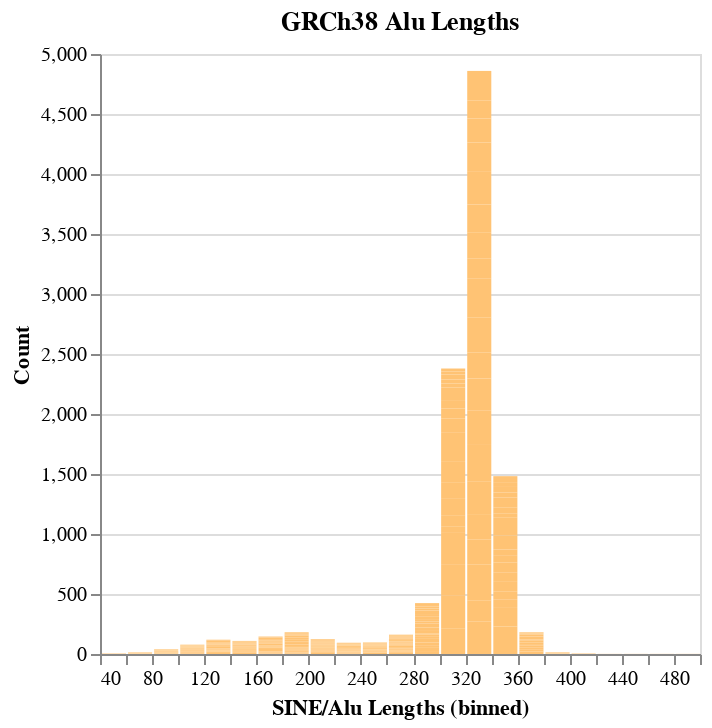

Write notebook code for a chart like this one.
### Code cell
hg38tempList2= [[x,y] for x,y in collections.Counter([int(x) for x in combinedDF[combinedDF['TE_Designation']=='SINE/Alu']['SV_Length']]).items()]
hg38tempDF2 = pd.DataFrame(data=hg38tempList2, columns=['SINE/Alu Lengths','Count'])

alt.Chart(hg38tempDF2).mark_bar(color='#FFC374').encode(
    alt.X("SINE/Alu Lengths:Q", bin=alt.Bin(maxbins=25)),
    y='Count',
).properties(
    title='GRCh38 Alu Lengths'
)

### Figure 1 — Vega-Lite specification as saved in the notebook (floating-point values rounded to 4 significant figures; data arrays with more than 128 entries replaced by an {"elided": "..."} marker saying what was removed)
{"config": {"view": {"continuousWidth": 300, "continuousHeight": 300}}, "data": {"name": "data-e3b5ec7b01845cabdf412e0c4cb0183d"}, "mark": {"type": "bar", "color": "#FFC374"}, "encoding": {"x": {"bin": {"maxbins": 25}, "field": "SINE/Alu Lengths", "type": "quantitative"}, "y": {"field": "Count", "type": "quantitative"}}, "title": "GRCh38 Alu Lengths", "$schema": "https://vega.github.io/schema/vega-lite/v5.17.0.json", "datasets": {"data-e3b5ec7b01845cabdf412e0c4cb0183d": {"elided": "332 records"}}}
